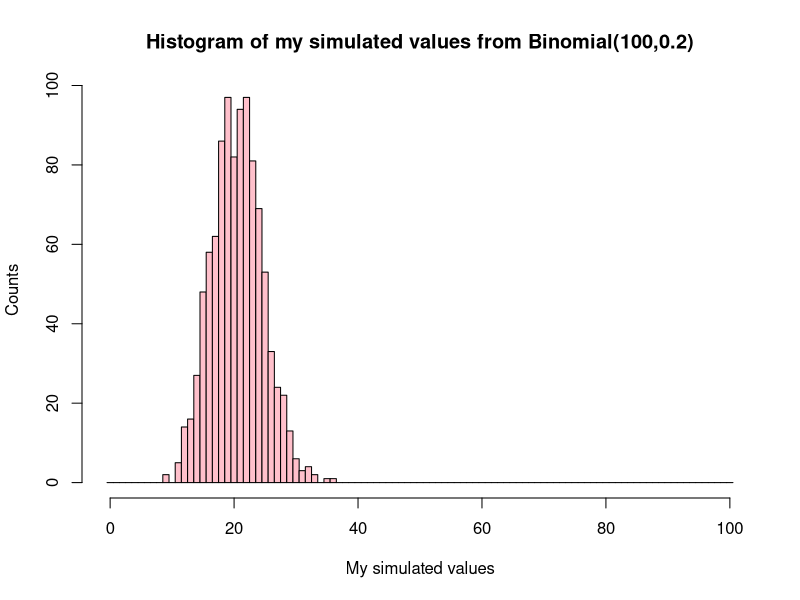
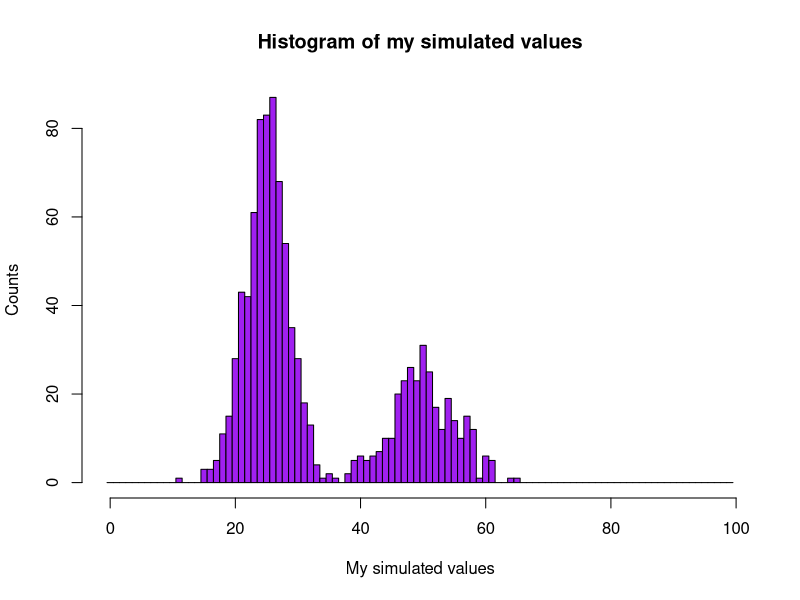

Reproduce these figures in R, in order.
## ---- chunk 1
knitr::opts_chunk$set(
  collapse = TRUE,
  fig.align="center",
  fig.pos="t",
  fig.width=12,
  strip.white = TRUE
)
## ---- chunk 2
x=rbinom(100,1,0.2)
sum(x)/100
## ---- chunk 3
x=rbinom(1000,100,0.2)
hist(x, breaks=seq(-0.5,100.5,1),
     main="Histogram of my simulated values from Binomial(100,0.2)", 
     xlab="My simulated values", 
     ylab="Counts",
     col="pink")
## ---- chunk 4
nsim=1000
sims<-c()
for(i in 1:nsim){
  coin<-rbinom(n=1,size=1,prob=1/3)
  if(coin==0){
    new.sim<-rbinom(1,50,0.5)
  } else {
    new.sim<-rbinom(1,100,0.5)
  }
  sims<-c(sims,new.sim)
}
hist(sims,breaks=seq(-0.5,100,1),
     main="Histogram of my simulated values", 
     xlab="My simulated values", 
     ylab="Counts",
     col="purple")
